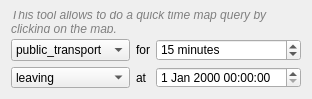
<?xml version="1.0" encoding="UTF-8"?>
<ui version="4.0">
 <class>Form</class>
 <widget class="QWidget" name="Form">
  <property name="geometry">
   <rect>
    <x>0</x>
    <y>0</y>
    <width>275</width>
    <height>99</height>
   </rect>
  </property>
  <property name="windowTitle">
   <string>Form</string>
  </property>
  <layout class="QGridLayout" name="gridLayout">
   <item row="1" column="2">
    <widget class="QSpinBox" name="travelTimeSpinBox">
     <property name="suffix">
      <string> minutes</string>
     </property>
     <property name="maximum">
      <number>1440</number>
     </property>
     <property name="value">
      <number>15</number>
     </property>
    </widget>
   </item>
   <item row="0" column="0" colspan="3">
    <widget class="QLabel" name="label_2">
     <property name="styleSheet">
      <string notr="true">font-style:italic;color:gray;</string>
     </property>
     <property name="text">
      <string>This tool allows to do a quick time map query by clicking on the map.</string>
     </property>
     <property name="wordWrap">
      <bool>true</bool>
     </property>
    </widget>
   </item>
   <item row="1" column="0">
    <widget class="QComboBox" name="transptTypeComboBox">
     <item>
      <property name="text">
       <string>public_transport</string>
      </property>
     </item>
     <item>
      <property name="text">
       <string>walking</string>
      </property>
     </item>
     <item>
      <property name="text">
       <string>cycling</string>
      </property>
     </item>
     <item>
      <property name="text">
       <string>driving</string>
      </property>
     </item>
    </widget>
   </item>
   <item row="2" column="1">
    <widget class="QLabel" name="label_3">
     <property name="text">
      <string>at</string>
     </property>
    </widget>
   </item>
   <item row="2" column="2">
    <widget class="QDateTimeEdit" name="dateTimeEdit"/>
   </item>
   <item row="1" column="1">
    <widget class="QLabel" name="label_4">
     <property name="text">
      <string>for</string>
     </property>
    </widget>
   </item>
   <item row="2" column="0">
    <widget class="QComboBox" name="deparrComboBox">
     <item>
      <property name="text">
       <string>leaving</string>
      </property>
     </item>
     <item>
      <property name="text">
       <string>arriving</string>
      </property>
     </item>
    </widget>
   </item>
  </layout>
 </widget>
 <resources/>
 <connections/>
</ui>
